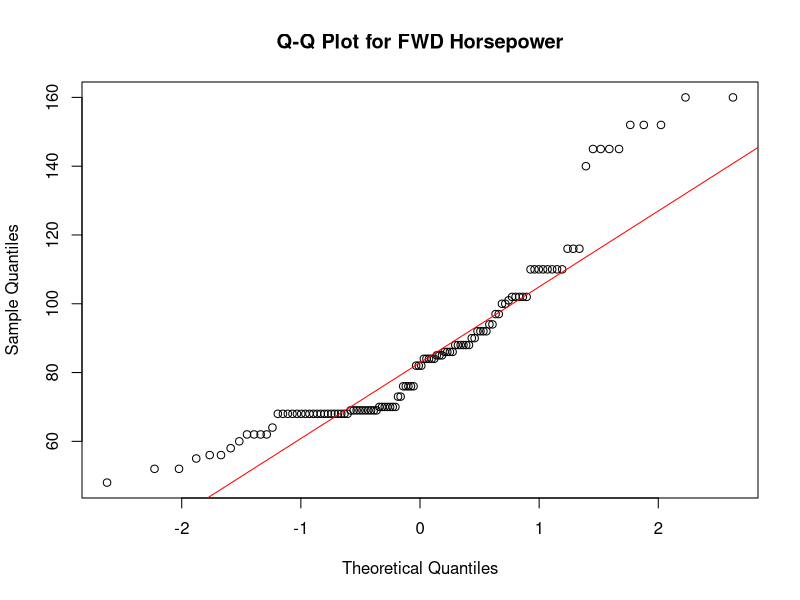
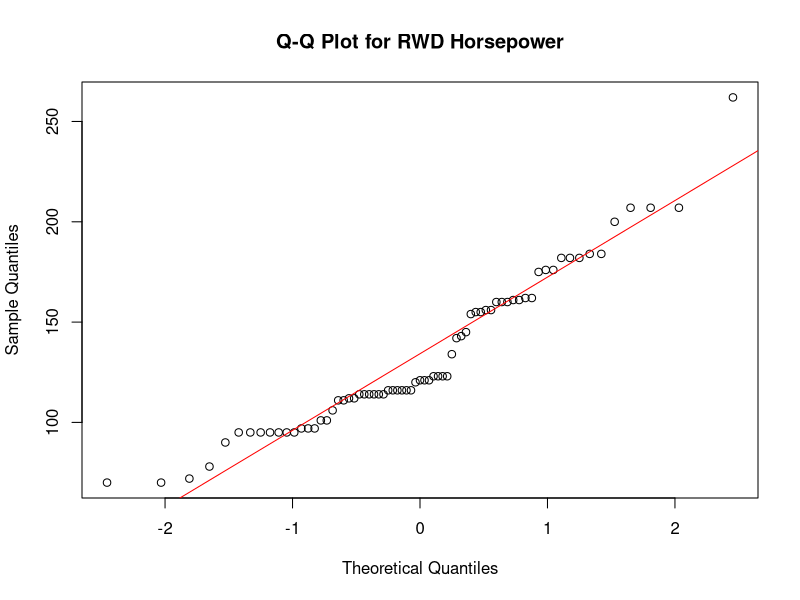
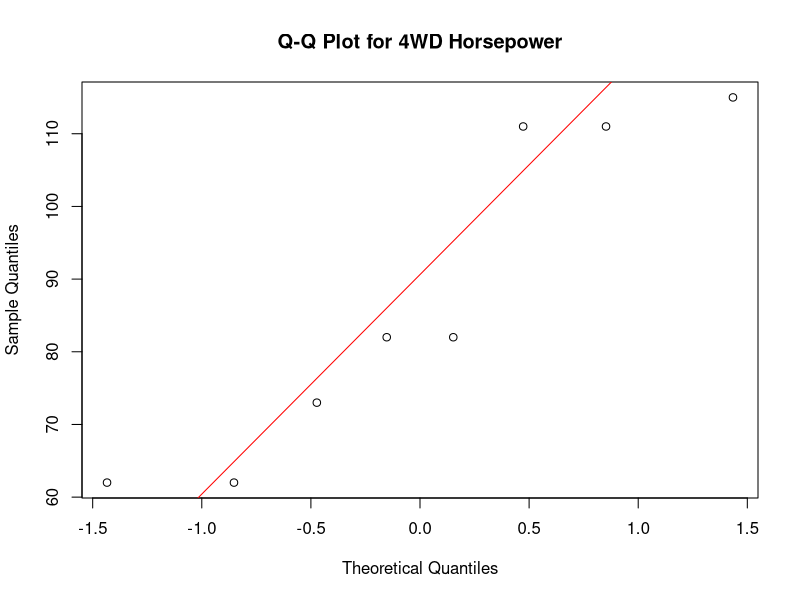
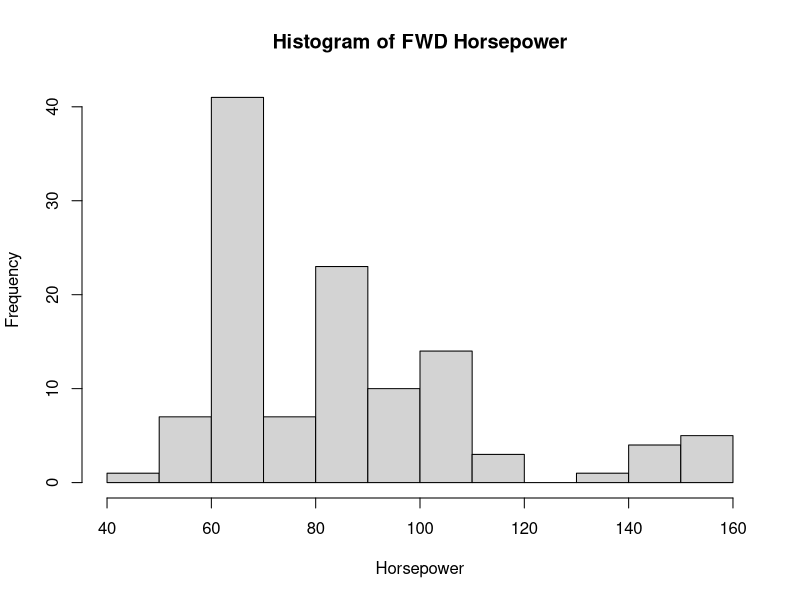
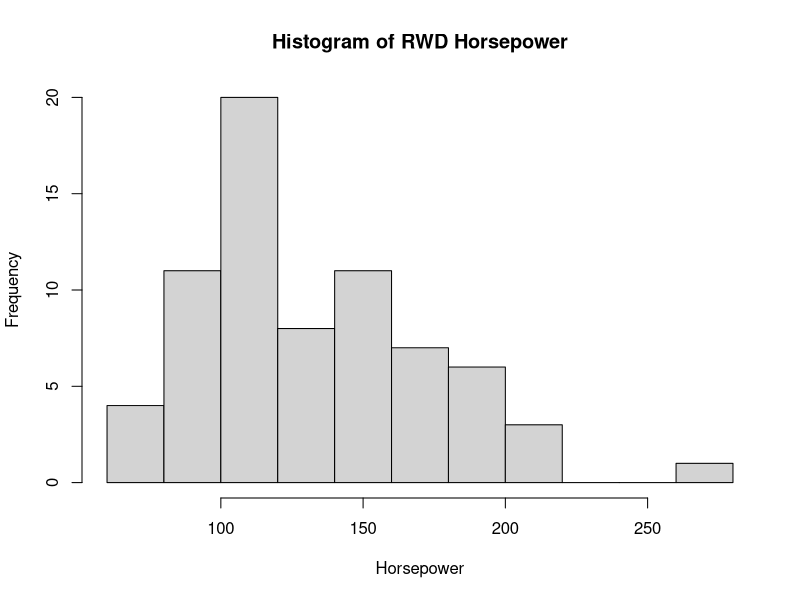
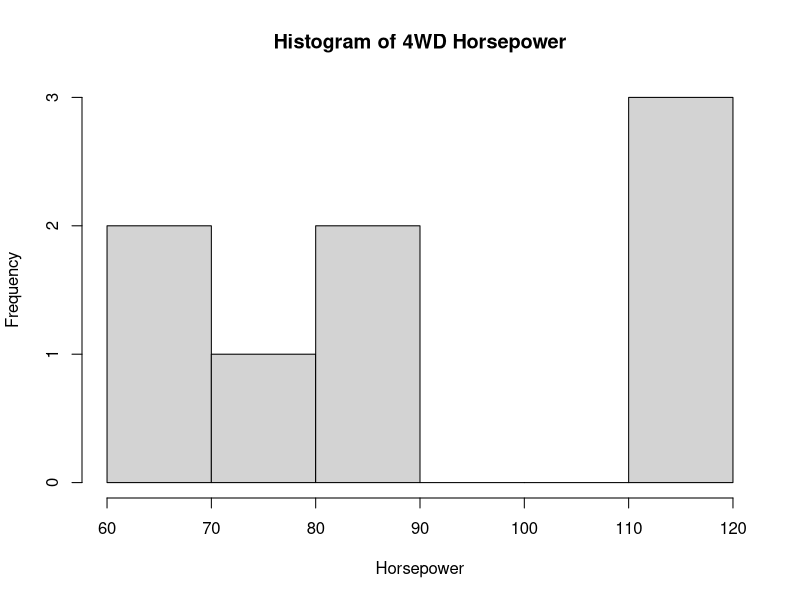
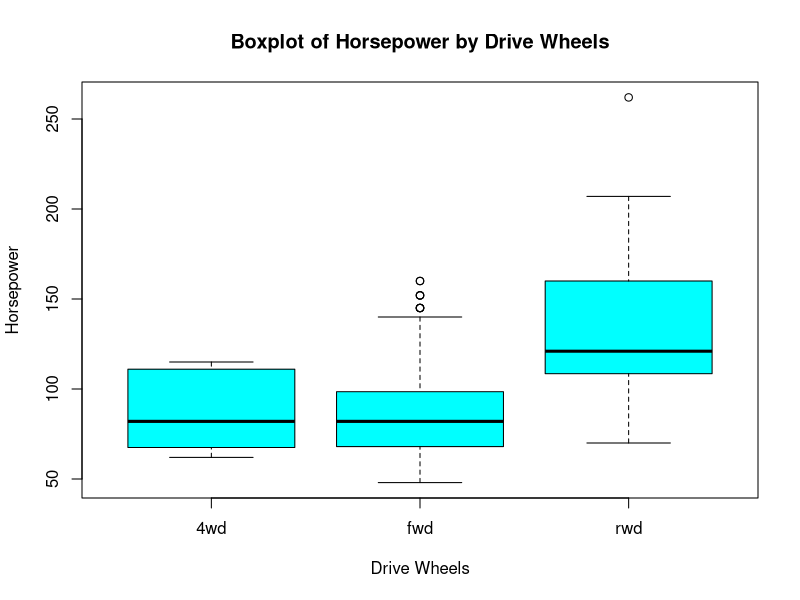
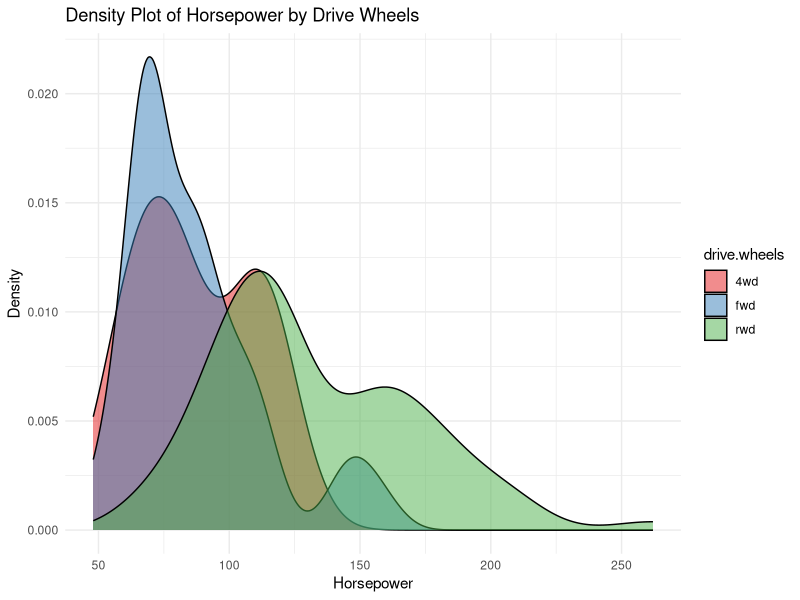

Generate these figures, in order, with R:
# Loading data
cardata = read.csv('./datasets/car_specifications.csv')
cardata = na.omit(cardata)  # Remove any rows with missing values

if(!dir.exists("graphs")) {
  dir.create("graphs")
}

# QQ-plots to check the normality of 'horsepower' distribution for different drive types
# QQ-plot for 'horsepower' for front-wheel drive (fwd)
png("graphs/qqplot_fwd.png")
qqnorm(cardata$horsepower[cardata$drive.wheels == 'fwd'], main = "Q-Q Plot for FWD Horsepower")
qqline(cardata$horsepower[cardata$drive.wheels == 'fwd'], col = "red")
dev.off()

# QQ-plot for 'horsepower' for rear-wheel drive (rwd)
png("graphs/qqplot_rwd.png")
qqnorm(cardata$horsepower[cardata$drive.wheels == 'rwd'], main = "Q-Q Plot for RWD Horsepower")
qqline(cardata$horsepower[cardata$drive.wheels == 'rwd'], col = "red")
dev.off()

# QQ-plot for 'horsepower' for four-wheel drive (4wd)
png("graphs/qqplot_4wd.png")
qqnorm(cardata$horsepower[cardata$drive.wheels == '4wd'], main = "Q-Q Plot for 4WD Horsepower")
qqline(cardata$horsepower[cardata$drive.wheels == '4wd'], col = "red")
dev.off()

# Load package for Lilliefors (Kolmogorov-Smirnov) normality test
require(nortest)

# Normality tests for 'horsepower' across different 'drive.wheels' categories
lillie.test(cardata$horsepower)
lillie.test(cardata$horsepower[cardata$drive.wheels == 'fwd'])
lillie.test(cardata$horsepower[cardata$drive.wheels == 'rwd'])
lillie.test(cardata$horsepower[cardata$drive.wheels == '4wd'])

# Kruskal-Wallis test to check for differences in 'horsepower' among the 3 drive wheel categories
kruskal.test(horsepower ~ drive.wheels, data = cardata)

# Histograms of 'horsepower' for each 'drive.wheels' category
png("graphs/histogram_fwd.png")  
hist(cardata$horsepower[cardata$drive.wheels=='fwd'], main="Histogram of FWD Horsepower", xlab="Horsepower")
dev.off()

png("graphs/histogram_rwd.png") 
hist(cardata$horsepower[cardata$drive.wheels=='rwd'], main="Histogram of RWD Horsepower", xlab="Horsepower")
dev.off()

png("graphs/histogram_4wd.png")  
hist(cardata$horsepower[cardata$drive.wheels=='4wd'], main="Histogram of 4WD Horsepower", xlab="Horsepower")
dev.off()

# Bartlett's test for homogeneity of variances across different 'drive.wheels' categories
bartlett.test(cardata$horsepower ~ cardata$drive.wheels)

# Variance calculations for 'horsepower' in each 'drive.wheels' category
var(cardata$horsepower[cardata$drive.wheels == 'fwd'])
var(cardata$horsepower[cardata$drive.wheels == 'rwd'])
var(cardata$horsepower[cardata$drive.wheels == '4wd'])

# Boxplot showing distribution of 'horsepower' across 'drive.wheels' categories
png("graphs/boxplot_horsepower.png")
boxplot(cardata$horsepower ~ cardata$drive.wheels, main="Boxplot of Horsepower by Drive Wheels", xlab="Drive Wheels", ylab="Horsepower", col="cyan")
dev.off()

# T-test for 'horsepower' between fwd and rwd
t.test(cardata$horsepower[cardata$drive.wheels == 'fwd'], 
       cardata$horsepower[cardata$drive.wheels == 'rwd'])

# T-test for 'horsepower' between rwd and 4wd
t.test(cardata$horsepower[cardata$drive.wheels == 'rwd'], 
       cardata$horsepower[cardata$drive.wheels == '4wd'])

# T-test for 'horsepower' between fwd and 4wd
t.test(cardata$horsepower[cardata$drive.wheels == 'fwd'], 
       cardata$horsepower[cardata$drive.wheels == '4wd'])

# Installing and Loading ggplot2 package
install.packages("ggplot2")
library(ggplot2)

# Density plot
density_plot <- ggplot(cardata, aes(x = horsepower, fill = drive.wheels)) +
  geom_density(alpha = 0.5) +
  labs(title = "Density Plot of Horsepower by Drive Wheels",
       x = "Horsepower",
       y = "Density") +
  theme_minimal() +
  scale_fill_brewer(palette = "Set1")
ggsave("graphs/density_plot.png", plot = density_plot)

# Scatter plot
scatter_plot <- ggplot(cardata, aes(x = engine.size, y = horsepower)) +
  geom_point() +
  labs(title = "Scatter Plot of Engine Size vs Horsepower",
       x = "Engine Size",
       y = "Horsepower") +
  theme_minimal()
ggsave("graphs/scatter_plot.png", plot = scatter_plot)
